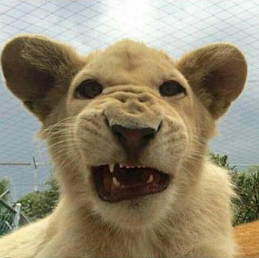
//> input picture Practica 1/lion.png, 259 x 258 px
$ ./bitplan   (built with g++ and OpenCV 4)
//> lines starting //> are read from the running program, lines starting //| are printed output that depends on the picture; after the words box and inside, x2 and y2 are one past the last pixel; in counts of white or black regions, pixels touching at a corner belong together
#include <opencv2/opencv.hpp>
#include <opencv2/highgui/highgui.hpp>
#include <vector>
#include <bitset>

using namespace cv;
using namespace std;

vector<Mat> bitplan(Mat img){
	vector<Mat> plano;
	for (int p=0;p<8;p++){
		Mat BP(img.cols,img.cols,CV_8U);

		for (int i=0; i<img.rows; i++){
			for (int j=0; j<img.cols; j++){
				std::bitset<8> intensidad((int) img.at<uchar>(i,j));
				BP.at<uchar>(i,j) = intensidad[p]*255;
			}
		}
		plano.push_back(BP);
	}
	return plano;
}

Mat join_image(vector<Mat> v){
	Mat imagen(v[0].cols,v[0].rows,CV_8U);
	for (int i=0; i<v[0].rows; i++){
		for (int j=0; j<v[0].cols; j++){
			int pixel=0;
			for (int p=0; p<8; p++){
				pixel = pixel +((v[p].at<uchar>(i,j))*pow(2,p));
			}
			imagen.at<uchar>(i,j) = pixel*255;
		}
	}

	return imagen;
}

Mat codificar(Mat dest,Mat src){
	Mat aux(dest.cols,dest.rows,CV_8U);
	vector<Mat> plano =	bitplan(dest);
	for (int i=0; i<plano[0].rows; i++){
		for (int j=0; j<plano[0].cols; j++){
			plano[0].at<uchar>(i,j) = src.at<uchar>(i,j);
		}
	}
	aux = join_image(plano);
	return aux;
}

Mat decodificar(Mat img){
	vector<Mat> plano =	bitplan(img);
	return plano[0];
}


int main(int argc, char** argv) {
	//create a gui window:


	Mat img = imread("lion.png",CV_8U);
//> img: 258 rows x 259 cols, CV_8UC1; min 0, max 255, mean 140.3
	imshow("Output", img);

	vector<Mat> bitp = bitplan(img);
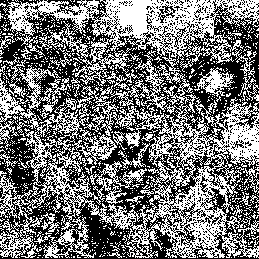
//> bitp[0]: 259 rows x 259 cols, CV_8UC1; 46.2% white in thin lines or dots
//> bitp[1]: 259 rows x 259 cols, CV_8UC1; 52.3% white; black in thin lines or dots
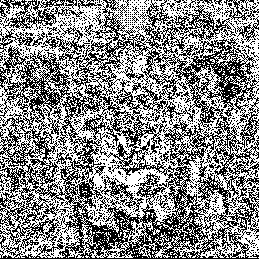
//> bitp[2]: 259 rows x 259 cols, CV_8UC1; 53.6% white; black in thin lines or dots
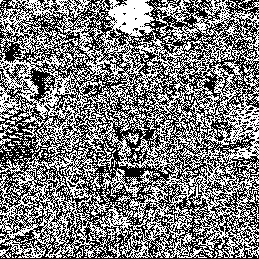
//> bitp[3]: 259 rows x 259 cols, CV_8UC1; 48.5% white in thin lines or dots
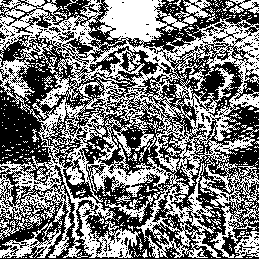
//> bitp[4]: 259 rows x 259 cols, CV_8UC1; 47.8% white; 561 white regions (536 under 20 px), largest, box (x1, y1, x2, y2) and area: (0, 0, 259, 258) 28939, (0, 222, 61, 258) 691, (229, 0, 259, 14) 232
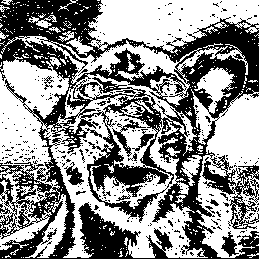
//> bitp[5]: 259 rows x 259 cols, CV_8UC1; 55.7% white; 360 black regions (344 under 20 px), largest, box (x1, y1, x2, y2) and area: (0, 0, 259, 259) 27661, (112, 120, 146, 157) 253, (221, 231, 239, 257) 211
	imshow("plano",bitp[2]);


	imshow("UNION",join_image(bitp));
//> in join_image, `Mat imagen(v[0].cols,v[0].rows,CV_8U);`: imagen: 259 rows x 259 cols, CV_8UC1; every value is 0
//> after the loop in join_image, `for (int i=0; i<v[0].rows; i++)`:
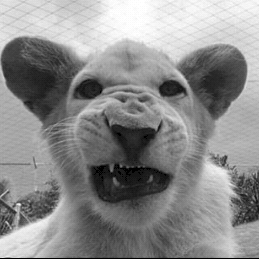
//> imagen: 259 rows x 259 cols, CV_8UC1; min 0, max 255, mean 139.7
		//display the image:
		imshow("Output", img);

//IMAGEN BINARIA
	Mat img2 = Mat::zeros(img.cols,img.rows,CV_8U);
	for (int i=50;i<img.cols-50;i++){
		for (int j=50;j<img.rows-50;j++){
			img2.at<uchar>(i,j)=255;
		}
	}
//> img2: 259 rows x 258 cols, CV_8UC1; 37.6% white; 1 white region, box (x1, y1, x2, y2) and area: (50, 50, 208, 209) 25122

	Mat img3 = codificar(img,img2);
//> after the loop in codificar, `for (int i=0; i<plano[0].rows; i++)`:
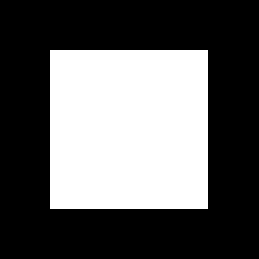
//> plano[0]: 259 rows x 259 cols, CV_8UC1; 37.5% white; 1 white region, box (x1, y1, x2, y2) and area: (50, 50, 208, 209) 25122
	imshow("codificacion",img3);
	imshow("decodificacion",decodificar(img3));

	waitKey(0);
	return 0;
}
